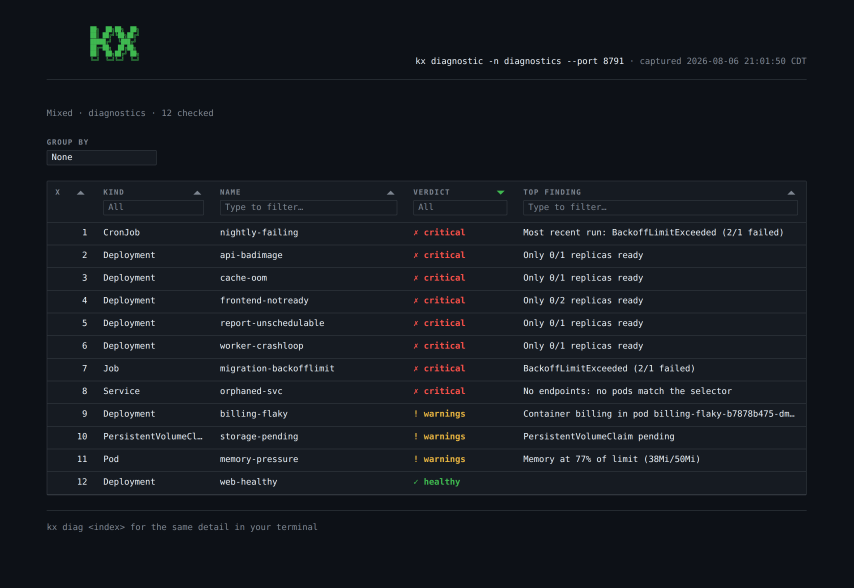
#> input picture assets/diag-html.png, 2560 x 1764 px (shown at 1/3 size)
$ python -i shoot-reports.py   (imports and definitions only)
#> lines starting #> are read from the running program, lines starting #| are printed output that depends on the picture
#!/usr/bin/env python3
"""Screenshot the --html reports, once per kx palette, for the site.

    demo/shoot-reports.py                    # every report, every palette
    demo/shoot-reports.py --report diag      # one report
    demo/shoot-reports.py --theme dracula    # one palette

Each report is served by kx itself: `kx <report> --html --no-open --port N`
binds localhost and prints the URL, which is what gets loaded. That means the
screenshots are of the real page kx generates, in the palette kx generated it
for, rather than of a mock-up of one.

Prereqs: a seeded cluster with the current namespace set to `diagnostics` (see
demo/seed.sh), and playwright with chromium. The environment for that is not
committed — it is a screenshotting tool, not part of building kx:

    python3 -m venv /tmp/shotenv
    /tmp/shotenv/bin/pip install playwright pillow
    /tmp/shotenv/bin/playwright install chromium
    /tmp/shotenv/bin/python demo/shoot-reports.py
"""

from __future__ import annotations

import argparse
import json
import os
import re
import shutil
import signal
import socket
import subprocess
import sys
import tempfile
import time
from pathlib import Path

ROOT = Path(__file__).resolve().parent.parent
# assets/, not static/: Hugo can read an image's real dimensions from a
# resource, and the shots are each a different height now that they are trimmed
# to a whole grid row. A static/ file cannot be introspected, so the shortcode
# would have to hardcode a size and reserve the wrong space.
OUTPUT_DIR = ROOT / "site" / "assets" / "img"
THEME_DATA = ROOT / "site" / "data" / "kx_themes.json"

# The reports the site shows. `scan` is included but needs its engine's CLI, so
# it is skipped rather than failed when the engine is unavailable — a missing
# scanner should not stop the other two being regenerated.
REPORTS = {
    "diag": ["diag", "--html", "--no-open"],
    "tree": ["tree", "--html", "--no-open"],
    "scan": ["scan", "--html", "--no-open"],
}

# Wide enough that the tables do not collapse to their narrow layout, and tall
# enough to show a screenful without capturing the whole scroll height.
VIEWPORT = {"width": 1440, "height": 900}


def palettes() -> list[str]:
    """The palettes the site offers, from the generated registry export."""
    return [entry["name"] for entry in json.loads(THEME_DATA.read_text())]


# [13 lines left out: functions free_port, build_kx, not called in this run]


URL_PATTERN = re.compile(r"https?://[0-9.]+:\d+\S*")


# [36 lines left out: functions serve, stop, not called in this run]


# Trim the shot to the last grid row that fits entirely on screen.
#
# A viewport-sized screenshot slices whichever row straddles the bottom edge,
# which reads as a broken image rather than as a report that continues. Ending
# on a row boundary looks deliberate. Tabulator draws every row — tree nodes,
# CVEs, sweep findings — as .tabulator-row, and its group headers as
# .tabulator-group, so one rule covers all three reports.
LAST_ROW_BOTTOM = """
(maxHeight) => {
  let bottom = 0;
  const rows = document.querySelectorAll('.tabulator-row, .tabulator-group');
  for (const row of rows) {
    const edge = row.getBoundingClientRect().bottom;
    if (edge <= maxHeight && edge > bottom) bottom = edge;
  }
  return Math.round(bottom);
}
"""

# How much of the viewport bottom to ignore when looking for the last row, so
# the search never picks one whose separator would still be clipped.
ROW_MARGIN = 10


def pad_bottom(destination: Path) -> None:
    """Give the shot as much room below its last row as it has above its first.

    Clipping to a row boundary leaves the content flush against the bottom
    edge while the top keeps the page's own margin, so the image looks cropped
    rather than framed. The padding is filled with the background sampled from
    the corner, which is the palette's own, so it extends the page rather than
    matting it in some other color.
    """
#> called with destination = '../assets/diag-html.png'
    from PIL import Image

    image = Image.open(destination).convert("RGB")
#> image is the input picture: PIL image 2560x1764 RGB; mean R, G, B 21.4, 25.9, 32
    width, height = image.size
#> width = 2560; height = 1764
    background = image.getpixel((2, 2))
#> background = (13, 17, 23)

    # The top inset is however far down the first non-background pixel sits.
    # Sampling every third column is plenty to find it and much faster than
    # every one.
    inset = next(
        (
            y
            for y in range(height)
            if any(image.getpixel((x, y)) != background for x in range(0, width, 3))
        ),
        0,
    )
#> inset = 78
    if inset <= 0:
        return

    padded = Image.new("RGB", (width, height + inset), background)
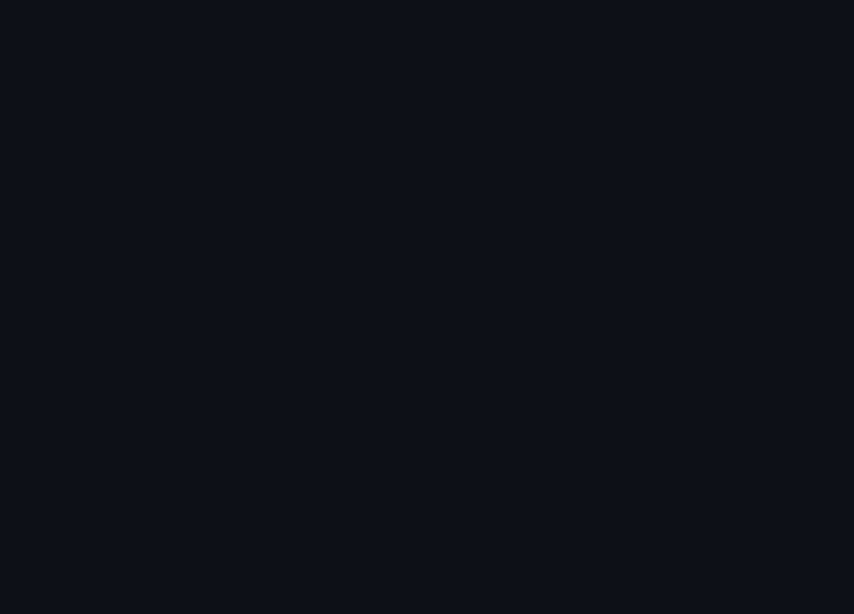
#> padded: PIL image 2560x1842 RGB (shown at 1/3 size); mean R, G, B 13, 17, 23
    padded.paste(image, (0, 0))
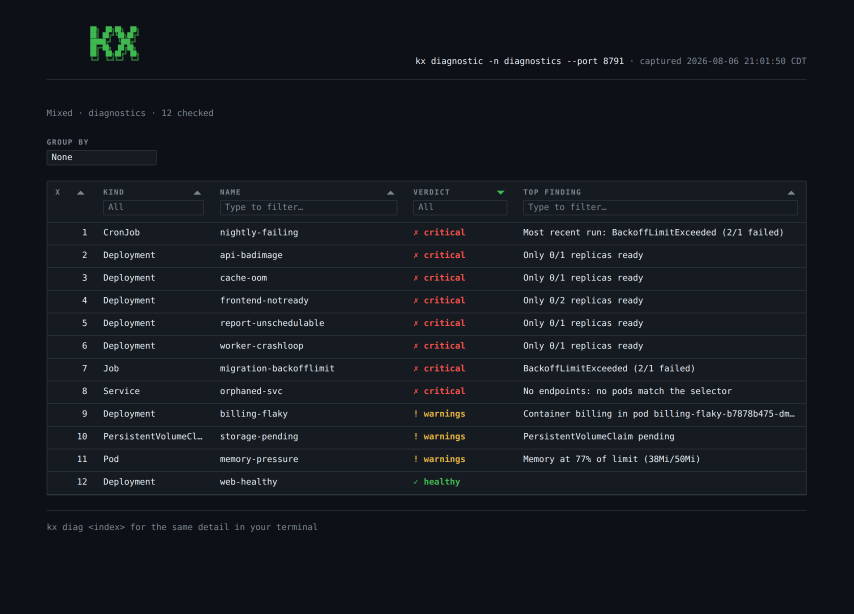
#> padded: PIL image 2560x1842 RGB (shown at 1/3 size); mean R, G, B 21.1, 25.5, 31.6
    padded.save(destination)


# [78 lines left out: functions shoot, main, not called in this run]


# [2 lines not run here, left out]

>>> result = pad_bottom('../assets/diag-html.png')

$ run again, on assets/tree-html.png
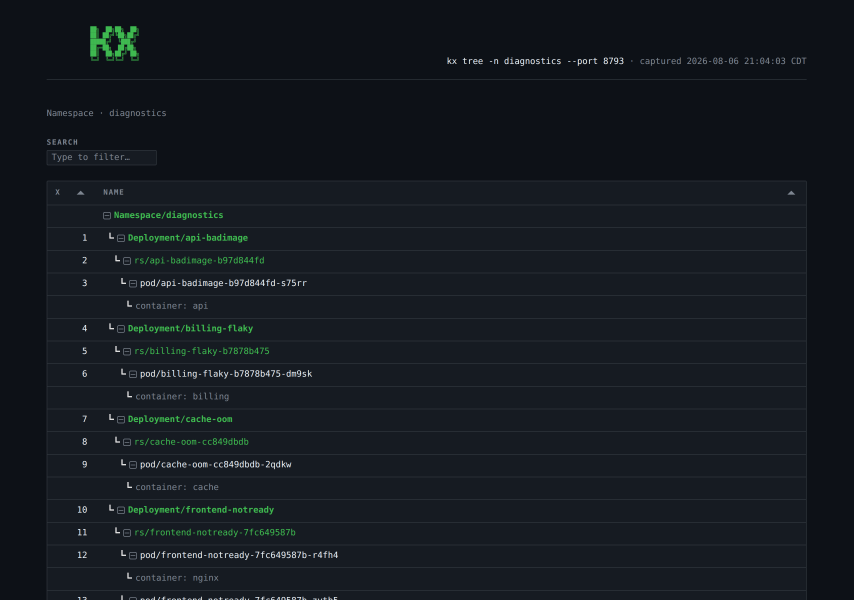
#> input picture assets/tree-html.png, 2560 x 1800 px (shown at 1/3 size)
#> in pad_bottom, image is the input picture: PIL image 2560x1800 RGB; mean R, G, B 20.6, 26.1, 32
#> background = (13, 17, 23)
#> inset = 78
#> in pad_bottom, `padded.paste(image, (0, 0))`:
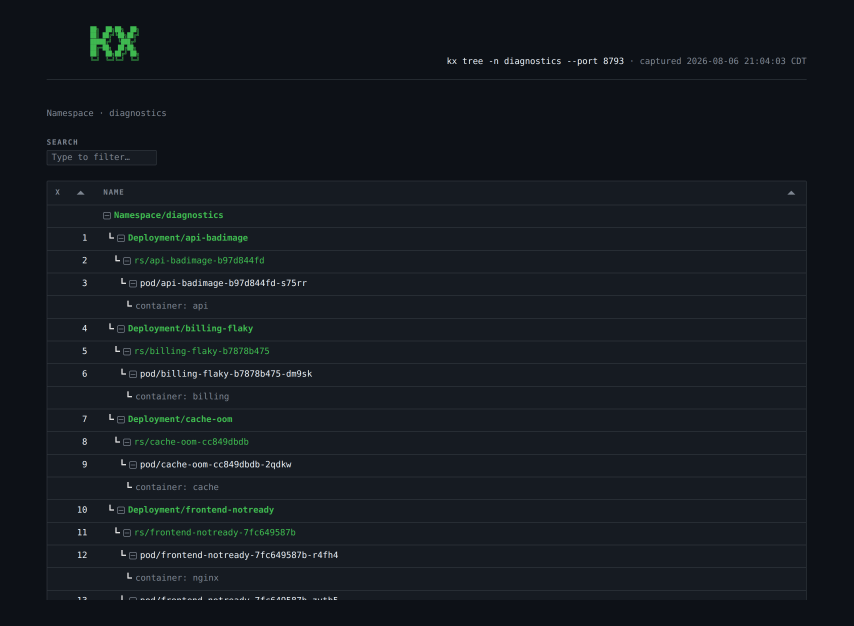
#> padded: PIL image 2560x1878 RGB (shown at 1/3 size); mean R, G, B 20.3, 25.7, 31.6
